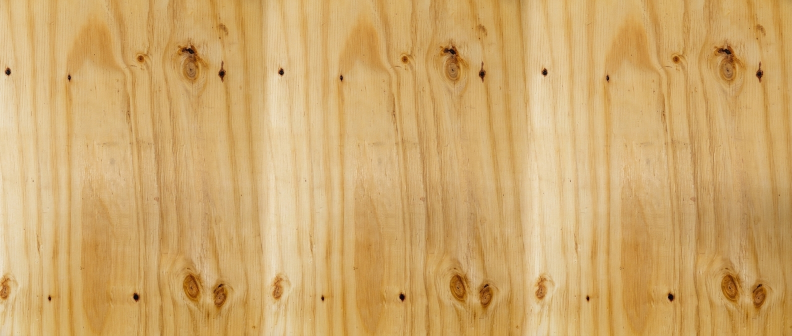
#> input picture contenido/posts-cimbra-parota/fotos/cimbra-brasil.jpg, 1584 x 672 px (shown at 1/2 size)
$ python build.py
#> lines starting #> are read from the running program, lines starting #| are printed output that depends on the picture
### contenido/posts-cimbra-parota/brand.py
"""Marca Tableros Bonaterra — colores, tipografía y bloques de diseño.

Paleta muestreada por pixel de los posts reales de @tablerosbonaterra
(no del catálogo impreso, que usa un verde más oscuro y acento café).
Ver ~/.claude/skills/marca-tableros-bonaterra.
"""

from PIL import Image, ImageDraw, ImageFont

# ---------------------------------------------------------------- colores
CREMA = "#F8F2E6"
CREMA_2 = "#EAE5D2"
SALVIA = "#85966F"        # banner de titulo
VERDE_OSCURO = "#637356"  # franja de servicios
VERDE_MARCA = "#3E602D"   # verde del logo y del catalogo
SALVIA_CLARO = "#AFBE9B"  # script sobre fondo verde (contraste)
TINTA = "#231F20"

# ------------------------------------------------------------ tipografia
# El catalogo usa Montserrat + Futura BT. En esta Mac no hay Montserrat:
# Futura (sistema) para titulares, Avenir Next para texto, Snell para script.
FUTURA = "/System/Library/Fonts/Supplemental/Futura.ttc"
AVENIR = "/System/Library/Fonts/Avenir Next.ttc"
SNELL = "/System/Library/Fonts/Supplemental/SnellRoundhand.ttc"


def f_titulo(size):
    return ImageFont.truetype(FUTURA, size, index=2)  # Futura Bold


def f_kicker(size):
    return ImageFont.truetype(FUTURA, size, index=4)  # Condensed ExtraBold


def f_texto(size, peso="regular"):
    idx = {"regular": 7, "medium": 5, "demi": 2, "bold": 0, "heavy": 8}[peso]
    return ImageFont.truetype(AVENIR, size, index=idx)


def f_script(size):
    return ImageFont.truetype(SNELL, size, index=2)  # Snell Black


# --------------------------------------------------------------- lienzo
W, H = 1080, 1350
MARGEN = 72
SERVICIOS = "ASESORÍA PERSONALIZADA · CORTE A MEDIDA · ENVÍO A DOMICILIO"


def lienzo(color=CREMA):
    return Image.new("RGB", (W, H), color)


def foto_fondo(ruta, zoom=1.0, foco=0.5):
    """Recorta una foto a 1080x1350 cubriendo todo el lienzo."""
    im = Image.open(ruta).convert("RGB")
    escala = max(W / im.width, H / im.height) * zoom
    im = im.resize((int(im.width * escala), int(im.height * escala)), Image.LANCZOS)
    x = int((im.width - W) * foco)
    y = int((im.height - H) * foco)
    return im.crop((x, y, x + W, y + H))


# [16 lines left out: function velo, not called in this run]


def logo(img, x=MARGEN, y=54, tam=132):
    lg = Image.open("fotos/logo.png").convert("RGBA")
    lg = lg.resize((tam, tam), Image.LANCZOS)
    img.paste(lg, (x, y), lg)


# [50 lines left out: functions pastilla, parrafo, franja, paginador, not called in this run]


def guardar(img, ruta):
    img.save(ruta, quality=95, subsampling=0)
    print("  ✓", ruta)

### contenido/posts-cimbra-parota/build.py
"""Genera los carruseles de Instagram de Cimbra y Parota para Tableros Bonaterra.

    cd ~/Documents/Tableros_Bonaterra/contenido/posts-cimbra-parota
    uv run --with pillow python3 build.py

Todas las medidas salen del catálogo oficial (catalogo BONATERRA_compressed.pdf,
p.11, p.12 y p.13). Nada aquí es inventado: lo que no está en el catálogo va
entre <corchetes> o simplemente no se afirma.
"""

from PIL import Image, ImageDraw

from brand import (
    CREMA, CREMA_2, SALVIA, SALVIA_CLARO, VERDE_OSCURO, VERDE_MARCA, TINTA,
    W, H, MARGEN,
    f_titulo, f_kicker, f_texto, f_script,
    lienzo, foto_fondo, velo, logo, pastilla, parrafo, franja, paginador, guardar,
)

WA = "449 205 0503"
DIR = "Harold R. Pape 209, Desarrollo Especial Galerías"
PIE = H - 104          # donde empieza la franja de servicios


# ---------------------------------------------------------------- piezas base
def portada(foto, kicker, titulo, script, n, total, zoom=1.0, foco=0.5):
    """Foto arriba, bloque verde sólido abajo: sin velos que ensucien la madera."""
    lineas = titulo.split("\n")
    ft, fk, fs = f_titulo(92), f_kicker(38), f_script(66)
    alto_bloque = 104 + 64 + len(lineas) * int(ft.size * 1.06) + 34 + fs.size + 96
    corte = H - alto_bloque

    img = lienzo(VERDE_MARCA)
    img.paste(foto_fondo(foto, zoom=zoom, foco=foco).crop((0, 0, W, corte)), (0, 0))
    d = ImageDraw.Draw(img)
    logo(img)
    paginador(d, n, total)

    y = corte + 60
    pastilla(d, (MARGEN, y - 44), kicker, fk, fondo=SALVIA)
    y += 64
    for linea in lineas:
        d.text((MARGEN, y), linea, font=ft, fill=CREMA)
        y += int(ft.size * 1.06)
    d.text((MARGEN, y + 24), script, font=fs, fill=SALVIA_CLARO)

    franja(img)
    return img


# [75 lines left out: functions hoja, tarjeta, fila, nota, cierre, not called in this run]


# --------------------------------------------------------------------- CIMBRA
def cimbra():
    print("CIMBRA")
    T = 7

    guardar(portada("fotos/cimbra-brasil.jpg", "TABLERO CIMBRA",
                    "No toda la cimbra\nes igual.", "Desliza y encuentra la tuya",
                    1, T, zoom=1.15, foco=0.4), "cimbra/01.png")
#> in portada, `img = lienzo(VERDE_MARCA)`:
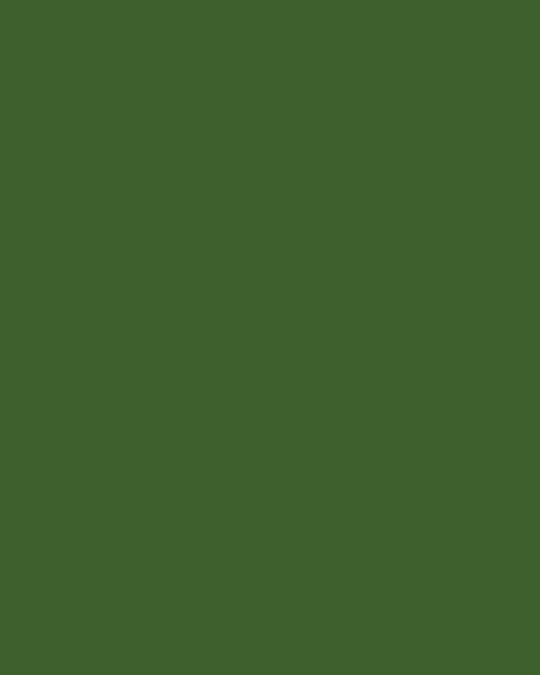
#> img: PIL image 1080x1350 RGB (shown at 1/2 size); mean R, G, B 62, 96, 45
#> in foto_fondo, im is the input picture: PIL image 1584x672 RGB; mean R, G, B 207.5, 168.4, 107.2
#> in foto_fondo, `return im.crop((x, y, x + W, y + H))`:
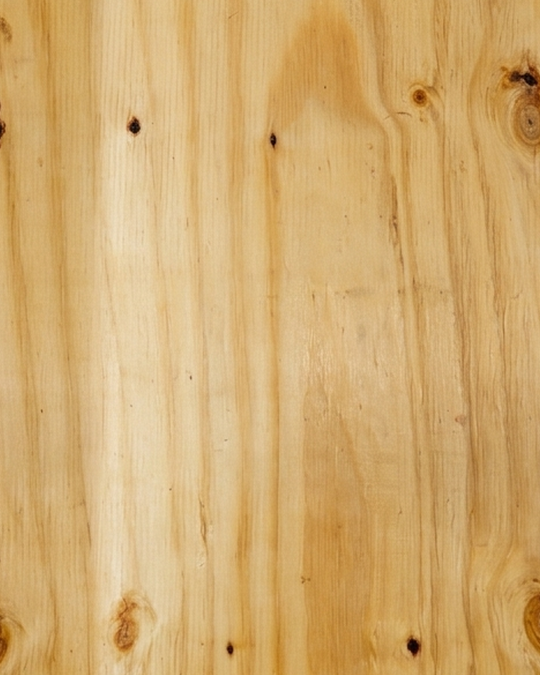
#> returned value: PIL image 1080x1350 RGB (shown at 1/2 size); mean R, G, B 209.6, 171.6, 112.2
#> in portada, `img.paste(foto_fondo(foto, zoom=zoom, foco=foco).crop((0, 0, W, corte)..`:
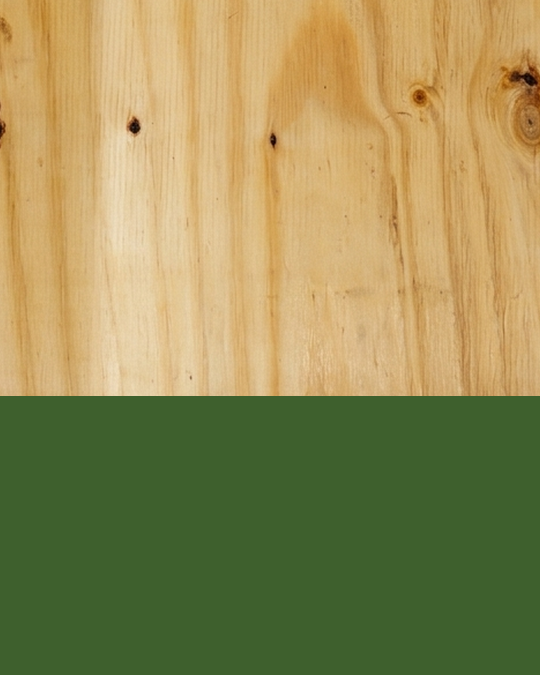
#> img: PIL image 1080x1350 RGB (shown at 1/2 size); mean R, G, B 149.6, 141.7, 86

    # 02 — con film vs sin film
    img, d, y = hoja("¿Con film o sin film?", 2, T)
    y = tarjeta(d, y, "SIN FILM",
                "Pino natural en la cara. Es la cimbra de siempre para\n"
                "colados donde el acabado se resana o se aplana después.")
    y = tarjeta(d, y, "CON FILM",
                "Lleva una película sobre la cara del tablero: la superficie\n"
                "queda más lisa y el desmolde sale más limpio.")
    fs = f_script(52)
    d.text((MARGEN, PIE - 96), "Las dos te las tenemos", font=fs, fill=SALVIA)
    guardar(img, "cimbra/02.png")

    # 03 — sin film
    img, d, y = hoja("Sin film · pino natural", 3, T,
                     foto="fotos/cimbra-nacional.png", zoom=1.1, foco=0.35)
    y = fila(d, y, "PINO BRASIL", ["C+C · 9, 12, 15 y 18 mm", "BG · 12, 15 y 18 mm"])
    y = fila(d, y, "PINO ASIÁTICO", ["Combi Core · 12, 15 y 18 mm CDX",
                                     "Poplar · 12, 15 y 18 mm CDX"])
    y = fila(d, y, "PINO USA", ["15 mm MC"], linea=False)
    nota(d, PIE - 130, "¿No sabes cuál elegir? Nuestro equipo te ayuda a encontrar\n"
                       "la mejor opción para tu obra.")
    guardar(img, "cimbra/03.png")

    # 04 — con film
    img, d, y = hoja("Con film", 4, T)
    y = fila(d, y, "ASIÁTICA · BRASIL · TULSA", ["15 y 18 mm"])
    y = fila(d, y, "FILM PLÁSTICA ASIÁTICA", ["15 y 18 mm"])
    y = fila(d, y, "RUSA FILM BIRCH", ["12 y 18 mm"], linea=False)
    nota(d, PIE - 178, "El film cuida la cara del tablero colado tras colado.\n"
                       "Si tu obra repite cimbrado, pregunta por esta línea\n"
                       "antes de decidir.")
    guardar(img, "cimbra/04.png")

    # 05 — MDO Plata
    img, d, y = hoja("MDO Plata", 5, T)
    y = parrafo(d, (MARGEN, y), "Tablero con recubrimiento, para cuando la cara\n"
                                "del colado sí se va a ver.", f_texto(38, "regular"))
    y += 70
    d.rounded_rectangle([MARGEN, y, W - MARGEN, y + 230], radius=30, fill=CREMA_2)
    ft = f_titulo(96)
    texto = "15 y 18 mm"
    ancho = d.textlength(texto, font=ft)
    d.text(((W - ancho) / 2, y + 62), texto, font=ft, fill=VERDE_MARCA)
    nota(d, PIE - 178, "Manejamos cimbra en más orígenes y espesores de los que\n"
                       "caben en un carrusel. Dinos qué colado traes y te decimos\n"
                       "qué tenemos.")
    guardar(img, "cimbra/05.png")

    # 06 — cómo pedirla
    img = lienzo(VERDE_MARCA)
    d = ImageDraw.Draw(img)
    logo(img, tam=118)
    paginador(d, 6, T)
    ft = f_titulo(64)
    y = 250
    for linea in ["Antes de pedir tu", "cimbra, ten a la mano:"]:
        d.text((MARGEN, y), linea, font=ft, fill=CREMA)
        y += int(ft.size * 1.14)
    y += 74
    for i, texto in enumerate([
        "El espesor que te pide la obra",
        "Si el colado va aparente o se resana",
        "Cuántas veces la piensas reusar",
    ], 1):
        d.ellipse([MARGEN, y, MARGEN + 72, y + 72], fill=SALVIA)
        num, fn = str(i), f_titulo(40)
        ancho = d.textlength(num, font=fn)
        d.text((MARGEN + 36 - ancho / 2, y + 14), num, font=fn, fill=VERDE_MARCA)
        parrafo(d, (MARGEN + 108, y + 10), texto, f_texto(36, "medium"),
                color=CREMA, ancho=W - MARGEN * 2 - 108)
        y += 168
    fs = f_script(60)
    d.text((MARGEN, y + 26), "Con eso te decimos cuál te conviene",
           font=fs, fill=SALVIA_CLARO)
    franja(img, fondo=VERDE_OSCURO)
    guardar(img, "cimbra/06.png")

    guardar(cierre("Madera, precio\ny servicio.", "Cotiza tu obra", 7, T), "cimbra/07.png")


# --------------------------------------------------------------------- PAROTA
# [47 lines left out: function parota, not called in this run]


if __name__ == "__main__":
#> (the run stopped early here; a loop or call above may not have finished)

$ run again, with contenido/posts-cimbra-parota/fotos/cimbra-rusa.png saved as contenido/posts-cimbra-parota/fotos/cimbra-brasil.jpg
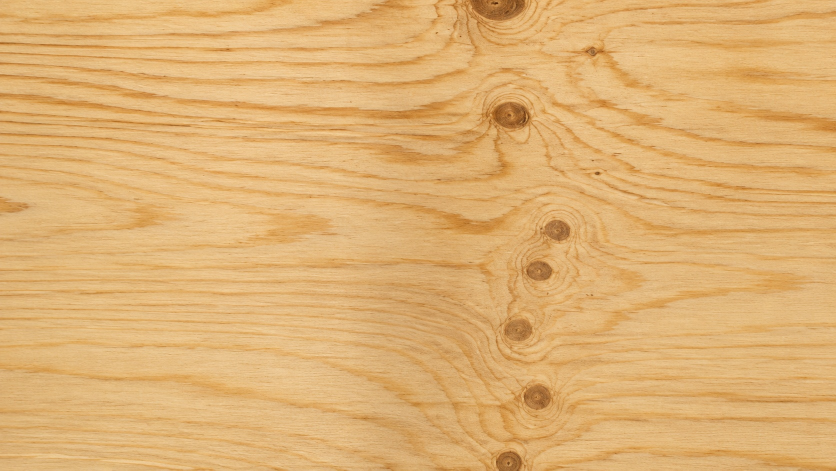
#> input picture contenido/posts-cimbra-parota/fotos/cimbra-rusa.png, 1672 x 941 px (shown at 1/2 size)
#> in foto_fondo, im is the input picture: PIL image 1672x941 RGB; mean R, G, B 222.6, 176.7, 114.7
#> im: PIL image 2758x1552 RGB
#> in foto_fondo, `return im.crop((x, y, x + W, y + H))`:
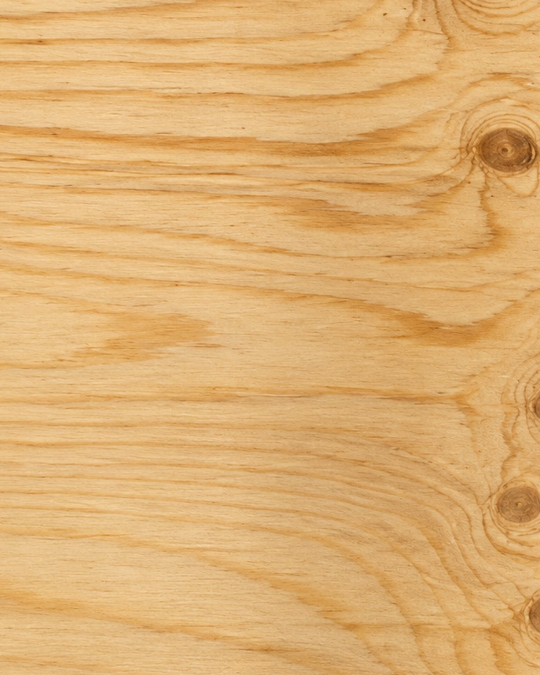
#> returned value: PIL image 1080x1350 RGB (shown at 1/2 size); mean R, G, B 221.9, 175.5, 114.2
#> in portada, `img.paste(foto_fondo(foto, zoom=zoom, foco=foco).crop((0, 0, W, corte)..`:
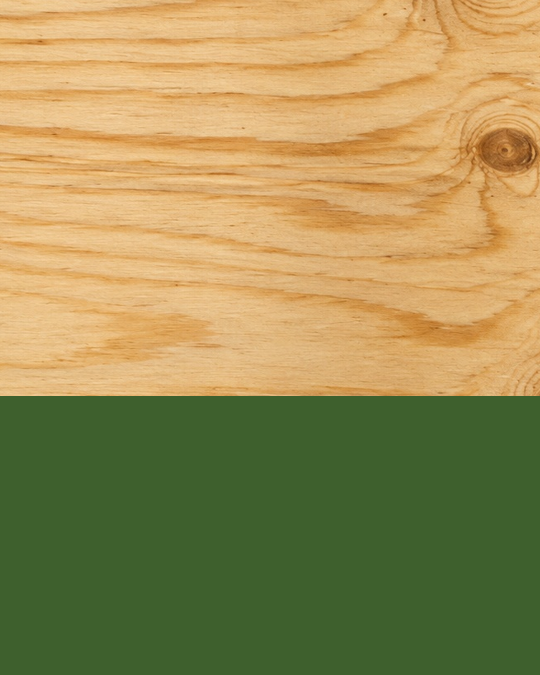
#> img: PIL image 1080x1350 RGB (shown at 1/2 size); mean R, G, B 156.6, 143, 85.3
